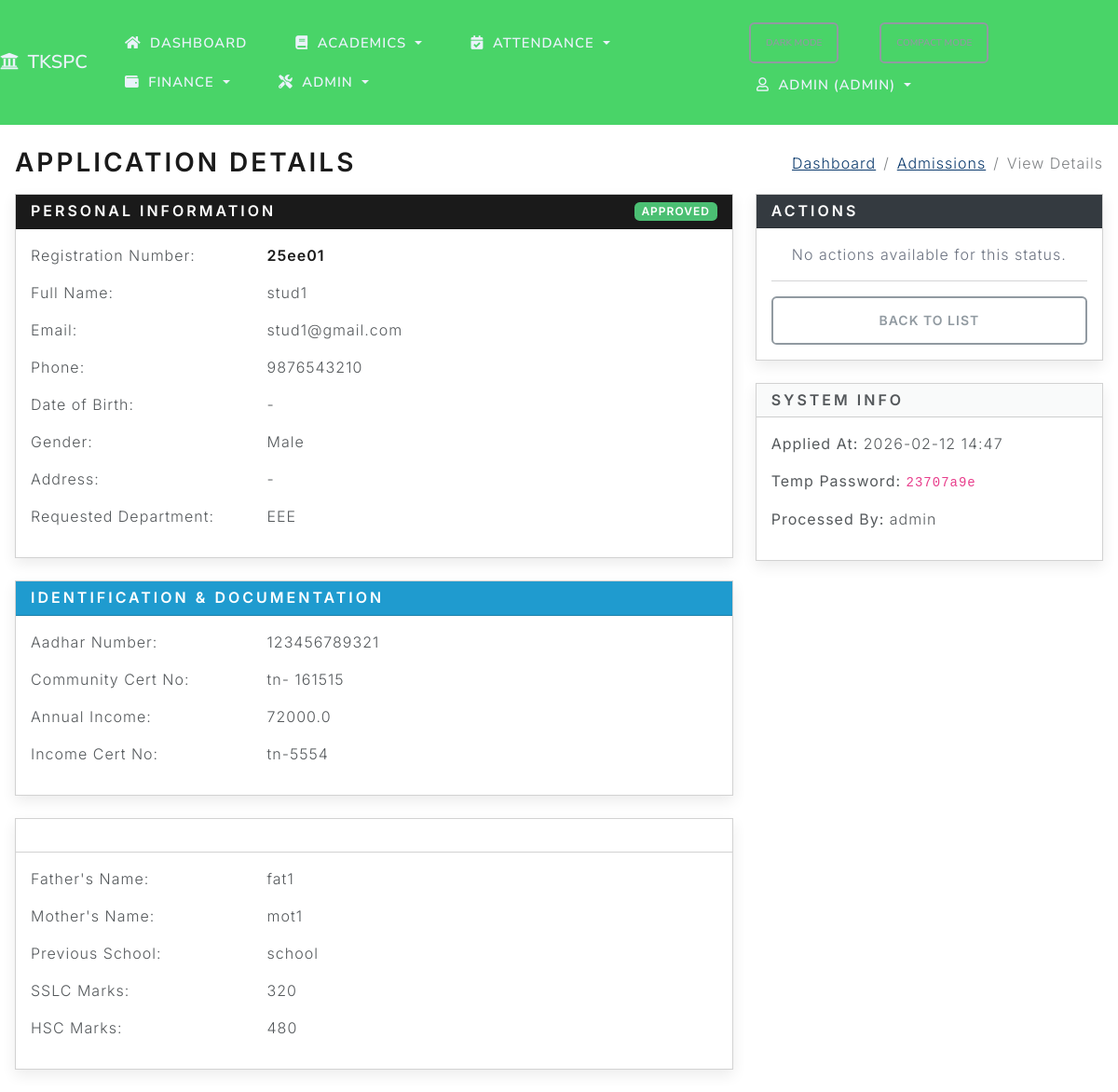
Page /admissions/1 (signed in) on the committed database.
### project/models.py (models this page shows, shortened)
class AdmissionApplication(db.Model):
    id = db.Column(db.Integer, primary_key=True)
    name = db.Column(db.String(100), nullable=False)
    email = db.Column(db.String(120), nullable=False)
    phone = db.Column(db.String(20))
    registration_number = db.Column(db.String(50), unique=True)
    date_of_birth = db.Column(db.Date)
    gender = db.Column(db.String(20))
    address = db.Column(db.Text)
    status = db.Column(db.String(20), default='pending')
    applied_at = db.Column(db.DateTime, default=datetime.utcnow)
    processed_by = db.Column(db.String(80))
    intake_year = db.Column(db.Integer)
    program = db.Column(db.String(100))
    notes = db.Column(db.Text)
    sslc_marks = db.Column(db.Integer)
    hsc_marks = db.Column(db.Integer)
    community = db.Column(db.String(50))
    religion = db.Column(db.String(50))
    nationality = db.Column(db.String(50))
    blood_group = db.Column(db.String(10))
    requested_course_id = db.Column(db.Integer, db.ForeignKey('course.id'))
    department_id = db.Column(db.Integer, db.ForeignKey('department.id'))
    photo_path = db.Column(db.String(255))
    father_name = db.Column(db.String(100))
    mother_name = db.Column(db.String(100))
    emergency_contact_name = db.Column(db.String(100))
    emergency_contact_phone = db.Column(db.String(20))
    previous_school = db.Column(db.String(255))
    guardian_name = db.Column(db.String(100))
    guardian_phone = db.Column(db.String(20))
    guardian_email = db.Column(db.String(100))
    aadhar_no = db.Column(db.String(20))
    community_cert_no = db.Column(db.String(50))
    annual_income = db.Column(db.Float)
    income_cert_no = db.Column(db.String(50))
    temp_password = db.Column(db.String(100))
    merit_score = db.Column(db.Float)
    seat_allotted = db.Column(db.Boolean, default=False)
    documents_verified = db.Column(db.Boolean, default=False)
    requested_course = db.relationship('Course', backref='applications', lazy=True)
    department = db.relationship('Department', backref='applications', lazy=True)

class Department(db.Model):
    id = db.Column(db.Integer, primary_key=True)
    name = db.Column(db.String(100), nullable=False, unique=True)
    code = db.Column(db.String(20), unique=True)
    description = db.Column(db.Text)
    head_of_department_id = db.Column(db.Integer, db.ForeignKey('faculty.id'), nullable=True)
    students = db.relationship('Student', backref='department', lazy=True, foreign_keys='Student.department_id')
    faculty = db.relationship('Faculty', backref='department', lazy=True, foreign_keys='Faculty.department_id')
    courses = db.relationship('Course', backref='department', lazy=True, foreign_keys='Course.department_id')
    subjects = db.relationship('Subject', backref='department', lazy=True, foreign_keys='Subject.department_id')

### project/routes.py (the view)
@app.route('/admissions/<int:app_id>')
@crud_required('admission', 'read')
def view_admission(app_id):
    app_obj = AdmissionApplication.query.get_or_404(app_id)
    return render_template('view_admission.html', title='View Application', application=app_obj)

### project/templates/view_admission.html
{% extends "base.html" %}
{% block page_title %}<h2 class="mb-0">Application Details</h2>{% endblock %}
{% block breadcrumbs %}
  <li class="breadcrumb-item"><a href="{{ url_for('dashboard') }}">Dashboard</a></li>
  <li class="breadcrumb-item"><a href="{{ url_for('admissions') }}">Admissions</a></li>
  <li class="breadcrumb-item active" aria-current="page">View Details</li>
{% endblock %}
{% block content %}
<div class="row">
  <div class="col-md-8">
    <div class="card mb-4">
      <div class="card-header bg-primary text-white d-flex justify-content-between align-items-center">
        <h5 class="mb-0">Personal Information</h5>
        <span class="badge {% if application.status == 'approved' %}bg-success{% elif application.status == 'rejected' %}bg-danger{% else %}bg-warning{% endif %}">
          {{ application.status|upper }}
        </span>
      </div>
      <div class="card-body">
        <div class="row mb-3">
          <div class="col-sm-4 font-weight-bold">Registration Number:</div>
          <div class="col-sm-8 text-primary fw-bold">{{ application.registration_number or '-' }}</div>
        </div>
        <div class="row mb-3">
          <div class="col-sm-4 font-weight-bold">Full Name:</div>
          <div class="col-sm-8">{{ application.name }}</div>
        </div>
        <div class="row mb-3">
          <div class="col-sm-4 font-weight-bold">Email:</div>
          <div class="col-sm-8">{{ application.email }}</div>
        </div>
        <div class="row mb-3">
          <div class="col-sm-4 font-weight-bold">Phone:</div>
          <div class="col-sm-8">{{ application.phone or '-' }}</div>
        </div>
        <div class="row mb-3">
          <div class="col-sm-4 font-weight-bold">Date of Birth:</div>
          <div class="col-sm-8">{{ application.date_of_birth or '-' }}</div>
        </div>
        <div class="row mb-3">
          <div class="col-sm-4 font-weight-bold">Gender:</div>
          <div class="col-sm-8">{{ application.gender or '-' }}</div>
        </div>
        <div class="row mb-3">
          <div class="col-sm-4 font-weight-bold">Address:</div>
          <div class="col-sm-8">{{ application.address or '-' }}</div>
        </div>
        <div class="row mb-3">
          <div class="col-sm-4 font-weight-bold">Requested Department:</div>
          <div class="col-sm-8">{{ application.department.name if application.department else (application.program or 'N/A') }}</div>
        </div>
      </div>
    </div>
    <div class="card mb-4">
      <div class="card-header bg-info text-white">
        <h5 class="mb-0">Identification & Documentation</h5>
      </div>
      <div class="card-body">
        <div class="row mb-3">
          <div class="col-sm-4 font-weight-bold">Aadhar Number:</div>
          <div class="col-sm-8">{{ application.aadhar_no or '-' }}</div>
        </div>
        <div class="row mb-3">
          <div class="col-sm-4 font-weight-bold">Community Cert No:</div>
          <div class="col-sm-8">{{ application.community_cert_no or '-' }}</div>
        </div>
        <div class="row mb-3">
          <div class="col-sm-4 font-weight-bold">Annual Income:</div>
          <div class="col-sm-8">{{ application.annual_income or '-' }}</div>
        </div>
        <div class="row mb-3">
          <div class="col-sm-4 font-weight-bold">Income Cert No:</div>
          <div class="col-sm-8">{{ application.income_cert_no or '-' }}</div>
        </div>
      </div>
    </div>
    <div class="card mb-4">
      <div class="card-header bg-secondary text-white">
        <h5 class="mb-0">Academic & Family Background</h5>
      </div>
      <div class="card-body">
        <div class="row mb-3">
          <div class="col-sm-4 font-weight-bold">Father's Name:</div>
          <div class="col-sm-8">{{ application.father_name or '-' }}</div>
        </div>
        <div class="row mb-3">
          <div class="col-sm-4 font-weight-bold">Mother's Name:</div>
          <div class="col-sm-8">{{ application.mother_name or '-' }}</div>
        </div>
        <div class="row mb-3">
          <div class="col-sm-4 font-weight-bold">Previous School:</div>
          <div class="col-sm-8">{{ application.previous_school or '-' }}</div>
        </div>
        <div class="row mb-3">
          <div class="col-sm-4 font-weight-bold">SSLC Marks:</div>
          <div class="col-sm-8">{{ application.sslc_marks or '-' }}</div>
        </div>
        <div class="row mb-3">
          <div class="col-sm-4 font-weight-bold">HSC Marks:</div>
          <div class="col-sm-8">{{ application.hsc_marks or '-' }}</div>
        </div>
      </div>
    </div>
  </div>
  <div class="col-md-4">
    <div class="card mb-4">
      <div class="card-header bg-dark text-white">
        <h5 class="mb-0">Actions</h5>
      </div>
      <div class="card-body">
        {% if application.status == 'pending' %}
        <div class="d-grid gap-2">
          {% if not application.documents_verified %}
          <form method="post" action="{{ url_for('verify_documents', app_id=application.id) }}">
            <button type="submit" class="btn btn-info w-100 mb-2">Verify Documents</button>
          </form>
          {% else %}
          <div class="alert alert-success py-1 text-center mb-2 small">
            <i class="fas fa-check-circle"></i> Documents Verified
          </div>
          {% endif %}
          <form method="post" action="{{ url_for('approve_admission', app_id=application.id) }}">
            <div class="mb-2">
              <label for="final_registration_number" class="small text-muted">Final Registration Number</label>
              <input type="text" name="final_registration_number" id="final_registration_number" class="form-control form-control-sm" required placeholder="Enter permanent Reg No">
            </div>
            <button type="submit" class="btn btn-success w-100 mb-2" {% if not application.documents_verified %}disabled title="Verify documents first"{% endif %}>Approve & Create Student</button>
          </form>
          {% if application.documents_verified and not application.seat_allotted %}
          <form method="post" action="{{ url_for('allot_seat', app_id=application.id) }}">
            <button type="submit" class="btn btn-warning w-100 mb-2">Allot Seat</button>
          </form>
          {% elif application.seat_allotted %}
          <div class="alert alert-info py-1 text-center mb-2 small">
            <i class="fas fa-chair"></i> Seat Allotted
          </div>
          {% endif %}
          <form method="post" action="{{ url_for('reject_admission', app_id=application.id) }}">
            <div class="mb-2">
              <label for="reason" class="small text-muted">Rejection Reason (optional)</label>
              <textarea name="reason" id="reason" class="form-control form-control-sm" rows="2"></textarea>
            </div>
            <button type="submit" class="btn btn-danger w-100" onclick="return confirm('Are you sure you want to reject this application?');">Reject Application</button>
          </form>
        </div>
        {% else %}
        <p class="text-muted text-center mb-0">No actions available for this status.</p>
        {% endif %}
        <hr>
        <a href="{{ url_for('admissions') }}" class="btn btn-outline-secondary w-100">Back to List</a>
      </div>
    </div>
    <div class="card mb-4">
      <div class="card-header">
        <h5 class="mb-0">System Info</h5>
      </div>
      <div class="card-body">
        <p><strong>Applied At:</strong> {{ application.applied_at.strftime('%Y-%m-%d %H:%M') }}</p>
        <p><strong>Temp Password:</strong> <code>{{ application.temp_password }}</code></p>
        {% if application.processed_by %}
        <p><strong>Processed By:</strong> {{ application.processed_by }}</p>
        {% endif %}
      </div>
    </div>
  </div>
</div>
{% endblock %}

### project/templates/base.html (shortened to what this page needs)
<!DOCTYPE html>
<html>
<head>
    <link rel="stylesheet" href="https://cdn.jsdelivr.net/npm/bootswatch@5.3.2/dist/lux/bootstrap.min.css">
    <link rel="stylesheet" href="https://cdnjs.cloudflare.com/ajax/libs/font-awesome/5.15.4/css/all.min.css">
    <link rel="stylesheet" href="{{ url_for('static', filename='css/app.css') }}">
</head>
<body class="loading">
    <nav class="navbar navbar-expand-lg navbar-dark bg-tkspc sticky-top">
        <a class="navbar-brand" href="{{ url_for('students') }}"><i class="fas fa-university me-1"></i> TKSPC</a>
        <div class="collapse navbar-collapse" id="navMain">
            <ul class="navbar-nav me-auto">
                {% if session.get('logged_in') %}
                <li class="nav-item {% if request.endpoint == 'dashboard' %}active{% endif %}">
                    <a class="nav-link" href="{{ url_for('dashboard') }}" aria-label="Dashboard" data-bs-toggle="tooltip" data-bs-placement="bottom" title="Dashboard"><i class="fas fa-home me-1"></i><span class="nav-label">Dashboard</span></a>
                </li>
                <li class="nav-item dropdown">
                    <a class="nav-link dropdown-toggle" href="#" id="navAcademics" role="button" data-bs-toggle="dropdown" aria-expanded="false"><i class="fas fa-book me-1"></i><span class="nav-label">Academics</span></a>
                </li>
                {% if session.get('role') in ['admin', 'staff', 'faculty'] %}
                <li class="nav-item dropdown">
                    <a class="nav-link dropdown-toggle" href="#" id="navAttendance" role="button" data-bs-toggle="dropdown" aria-expanded="false"><i class="fas fa-calendar-check me-1"></i><span class="nav-label">Attendance</span></a>
                </li>
                {% endif %}
                <li class="nav-item dropdown">
                    <a class="nav-link dropdown-toggle" href="#" id="navFinance" role="button" data-bs-toggle="dropdown" aria-expanded="false"><i class="fas fa-wallet me-1"></i><span class="nav-label">Finance</span></a>
                </li>
                {% if session.get('role') in ['admin', 'staff'] %}
                <li class="nav-item dropdown">
                    <a class="nav-link dropdown-toggle" href="#" id="navAdmin" role="button" data-bs-toggle="dropdown" aria-expanded="false"><i class="fas fa-tools me-1"></i><span class="nav-label">Admin</span></a>
                </li>
                {% endif %}
                {% endif %}
            </ul>
            <ul class="navbar-nav ms-auto">
                <li class="nav-item">
                    <button id="themeToggle" class="btn btn-sm btn-outline-secondary me-2" type="button">Dark Mode</button>
                </li>
                <li class="nav-item">
                    <button id="compactToggle" class="btn btn-sm btn-outline-secondary me-2" type="button">Compact Mode</button>
                </li>
                {% if session.get('logged_in') %}
                <li class="nav-item dropdown">
                    <a class="nav-link dropdown-toggle" href="#" id="navAccount" role="button" data-bs-toggle="dropdown" aria-expanded="false"><i class="far fa-user me-1"></i>{{ session.get('user') }} ({{ session.get('role', 'staff') }})</a>
                </li>
                {% else %}
                <li class="nav-item {% if request.endpoint == 'login' %}active{% endif %}"><a class="nav-link" href="{{ url_for('login') }}"><i class="fas fa-sign-in-alt mr-1"></i>Login</a></li>
                {% endif %}
            </ul>
        </div>
    </nav>
    <div class="container-fluid mt-4 px-3">
        <div class="d-flex justify-content-between align-items-center mb-3 page-header">
            <div>
                {% block page_title %}{% endblock %}
            </div>
            <nav aria-label="breadcrumb">
                <ol class="breadcrumb mb-0">
                    {% block breadcrumbs %}{% endblock %}
                </ol>
            </nav>
        </div>
        <div id="toastContainer" class="toast-container position-fixed p-3" style="top: 1rem; right: 1rem; z-index: 1080;">
        </div>
        {% block content %}{% endblock %}
    </div>
  </body>
</html>

### rows in the picture
AdmissionApplication: get "ADMIN", status "APPROVED", registration_number "25ee01", name "stud1", email "stud1@gmail.com", phone "9876543210", date_of_birth "-", gender "Male", address "-", aadhar_no "123456789321", community_cert_no "tn- 161515", annual_income "72000.0", income_cert_no "tn-5554", father_name "fat1", mother_name "mot1", previous_school "school", sslc_marks "320", hsc_marks "480", applied_at "2026-02-12 14:47", temp_password "23707a9e", processed_by "admin"
Department: department "EEE"
